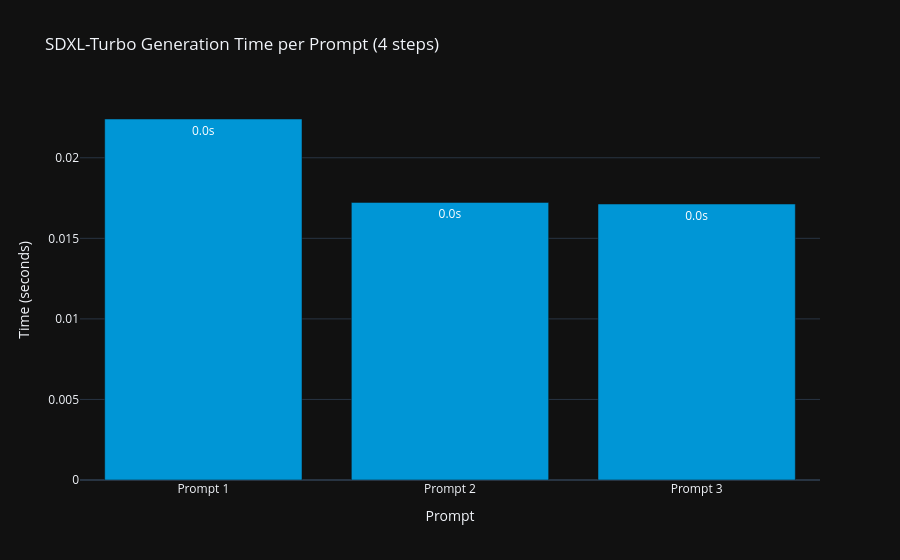

Here is the notebook cell this chart was saved with:
### Code cell
import time
import plotly.graph_objects as go

# Measure generation time across multiple prompts (pipeline already warm)
bench_prompts = [
    "A scenic mountain landscape at sunrise",
    "Abstract data visualization with colorful charts",
    "A circuit board with glowing components, macro photography",
]

times = []
for p in bench_prompts:
    t0 = time.time()
    res = model.predict(pd.DataFrame([{"prompt": p}]))
    elapsed = time.time() - t0
    times.append(elapsed)
    monitor.log_inference(num_tokens=512 * 512 // 64, elapsed_seconds=elapsed)

fig = go.Figure(go.Bar(
    x=[f"Prompt {i+1}" for i in range(len(bench_prompts))],
    y=times,
    marker_color="#0096d6",
    text=[f"{t:.1f}s" for t in times],
    textposition="auto",
))
fig.update_layout(
    title="Image Generation Time per Prompt",
    xaxis_title="Prompt",
    yaxis_title="Time (seconds)",
    template="plotly_white",
)
fig.show()

### Figure 1 — Plotly figure (JSON) as saved in the notebook; plotly's stock layout.template omitted (floating-point values rounded to 4 significant figures)
{"data": [{"marker": {"color": "#0096d6"}, "text": ["0.0s", "0.0s", "0.0s"], "textposition": "auto", "type": "bar", "x": ["Prompt 1", "Prompt 2", "Prompt 3"], "y": [0.02241, 0.01723, 0.01713]}], "layout": {"title": {"text": "SDXL-Turbo Generation Time per Prompt (4 steps)"}, "xaxis": {"title": {"text": "Prompt"}}, "yaxis": {"title": {"text": "Time (seconds)"}}}}
